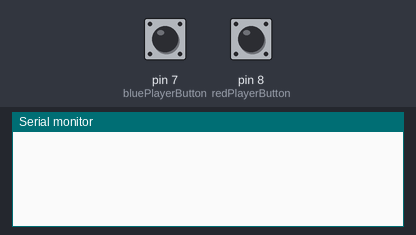
This sketch was run on a simulated Arduino Uno, built with avr-gcc and run on an emulated ATmega328P. Parts: the last lines printed to the serial monitor. The test bench sets the inputs (shaded band); at power-on: pin 7 (bluePlayerButton) HIGH, pin 8 (redPlayerButton) HIGH.

Above: at 1.2 s.
1.3 s: pin 7 (bluePlayerButton) pulled LOW for 0.15 s
At 1.8 s:
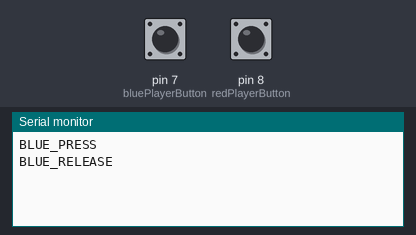
2.9 s: pin 8 (redPlayerButton) pulled LOW for 0.15 s
At 4.2 s:
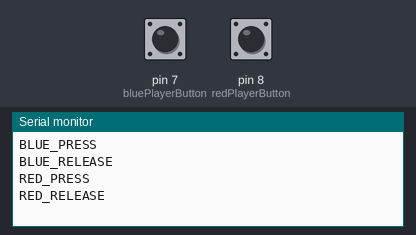

Measured:
- after the input at 1.3 s, the serial monitor: prints a new line at once (image 1)
- after the input at 2.9 s, the serial monitor: prints a new line at once (image 2)

The sketch:

arduino_meets_processing.ino
```cpp
#include <SoftwareSerial.h>


//Initialization of global variables and constants
SoftwareSerial RFID(2, 3); // RX and TX

int data1 = 0;
int readTag = -1;
int BLUE = 10;
int RED = 11;

int buttonPressed = 0;
int buttonUnpressed = 1;
int redButtonState = buttonUnpressed;
int blueButtonState = buttonUnpressed;

int bluePlayerButton = 7;
int redPlayerButton = 8;

int redTag[14] = {2,51,68,48,48,65,57,49,56,52,69,67,50,3}; //Identifier of the red RFID tag
int blueTag[14] = {2,48,51,48,48,65,53,50,49,52,52,67,51,3}; // Identifier of the blue RFID tag
int newtag[14] = { 0,0,0,0,0,0,0,0,0,0,0,0,0,0}; // used for read comparisons


void setup()
{
  RFID.begin(9600); // start serial to RFID reader
  Serial.begin(9600); // start serial to PC

  //Button setup
  pinMode(bluePlayerButton,INPUT);
  digitalWrite(bluePlayerButton,HIGH);
  pinMode(redPlayerButton,INPUT);
  digitalWrite(redPlayerButton,HIGH);
}

//Comparing two tags (arrays of values)
boolean comparetag(int aa[14], int bb[14])
{
  boolean ff = false;
  int fg = 0;
  for (int cc = 0 ; cc < 14 ; cc++){
    if (aa[cc] == bb[cc]){
      fg++;
    }
  }
  if (fg == 14){
    ff = true;
  }
  return ff;
}

//Check if a read tag is one of ours and return its value.
void checkmytags(){

  if (comparetag(newtag, redTag) == true){
    readTag = RED;
  }
  if (comparetag(newtag, blueTag) == true){
    readTag = BLUE;
  }
}

//Function to read RFID tags from the sensor
void readTags()
{
  readTag = -1;
  if (RFID.available() > 0) {//checks if there is any value to read on the buffer.
    // read tag numbers
    delay(100); // needed to allow time for the data to come in from the serial buffer.
    for (int z = 0 ; z < 14 ; z++){ // read the rest of the tag
      data1 = RFID.read();
      newtag[z] = data1;
    }
    RFID.flush(); // stops multiple reads
    // Compare the read value to check if it is a valid one
    checkmytags();
  }
  // Based on the read value, write to the buffer the correspondent command
  if (readTag == BLUE){ // if we had a match{
    Serial.println("RFID_BLUE");
  }else if (readTag == RED){ // if we didn't have a match
    Serial.println("RFID_RED");
  }
  readTag = -1;
}

//Read the value of the buttons - if it is the red or the blue one or even if it is a press or a release from that button.
void readButtons(){

  if(digitalRead(bluePlayerButton) == buttonPressed){
    if(blueButtonState == buttonUnpressed){
      blueButtonState = buttonPressed;
      Serial.println("BLUE_PRESS");
    }
  }else{
    if(blueButtonState == buttonPressed){
      blueButtonState = buttonUnpressed;
      Serial.println("BLUE_RELEASE");
    }
  }

  if(digitalRead(redPlayerButton) == buttonPressed){
    if(redButtonState == buttonUnpressed){
      redButtonState = buttonPressed;
      Serial.println("RED_PRESS");
    }
  }else if (digitalRead(redPlayerButton) == buttonUnpressed){
    if(redButtonState == buttonPressed){
      redButtonState = buttonUnpressed;
      Serial.println("RED_RELEASE");
    }
  }
}

//In the main loop, we are reading the buttons and RFID tags to send commands to processing to notify it from the user's actions, and then these commands are parsed on processing
//
void loop()
{
  readTags();
  readButtons();
}
```
